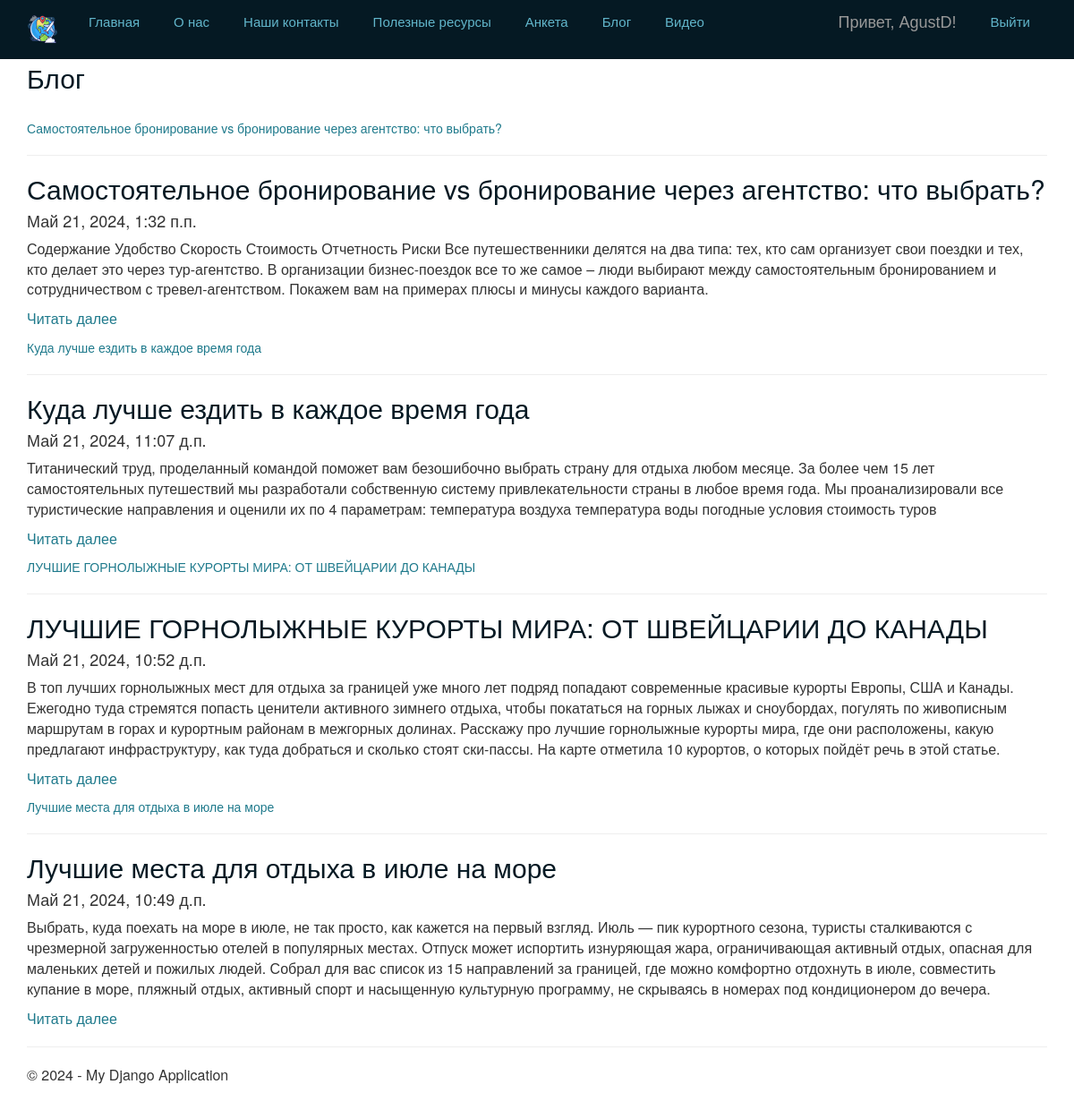
Page /blog/ (signed in) on the committed database.
### app/models.py (models this page shows, shortened)
class Blog(models.Model):
    title = models.CharField(max_length=100, unique=True, verbose_name="Заголовок")
    description = models.TextField(verbose_name="Краткое содержание")
    content = models.TextField(verbose_name="Полное содержание")
    posted = models.DateTimeField(default=datetime.now, db_index=True, verbose_name="Опубликована")
    author = models.ForeignKey(User, null=True, blank=True, on_delete=models.SET_NULL, verbose_name="Автор")
    image = models.FileField(default='temp.jpg', verbose_name="Путь к картинке")
    class Meta:
        ordering = ["-posted"]
        verbose_name = "статья блога"
        verbose_name_plural = "статьи блога"

### app/views.py (the view)
# urls.py: path('blog/', views.blog, name='blog'),
def blog(request):
    assert isinstance(request, HttpRequest)
    posts = Blog.objects.all()  # запрос на выбор всех статей блога из модели
    return render(
        request,
        'app/blog.html',
        {
            'title': 'Блог',
            'posts': posts,  # передача списка статей в шаблон веб-страницы
            'year': datetime.now().year,
        }
    )

### app/templates/app/blog.html
{% extends "app/layout.html" %}
{% block content %}
<h2>{{ title }}</h2>
<br />
{% for post in posts %}
<a href="{% url 'blogpost' parametr=post.id %}">{{ post.title }}</a>
<hr />
<div class="">
    <h2> {{post.title}} </h2>
    <h4> {{post.posted}} </h4>
    <p> {{post.description}} </p>
    <p><a href="{% url 'blogpost' parametr=post.id %}"> Читать далее </a> </p>
</div>
{% endfor %}
{% endblock %}

### app/templates/app/loginpartial.html (shortened to what this page needs)
﻿{% if user.is_authenticated %}
<form id="logoutForm" action="/logout/" method="post" class="navbar-right">
    <ul class="nav navbar-nav navbar-right">
        <li><span class="navbar-brand">Привет, {{ user.username }}!</span></li>
        <li><a href="javascript:document.getElementById('logoutForm').submit()">Выйти</a></li>
    </ul>
</form>
{% else %}
<ul class="nav navbar-nav navbar-right">
    <li><a href="{% url 'login' %}">Войти</a></li>
</ul>
{% endif %}

### app/static/app/content/site.css (style rules this page uses)
body { padding-top: 50px; padding-bottom: 20px; }

### app/templates/app/layout.html (style rules this page uses)
.navbar-inverse .navbar-nav { text-align: center; }
.navbar-inverse .navbar-nav > li { display: inline-block; margin: 0 4px; }
.navbar-inverse .navbar-nav > li > a { color: #62b6cb; }
h1, h2, h3 { color: #051923; }
p { font-size: 16px; }
a { text-decoration: none; color: #1f7a8c; }

### rows in the picture
Blog: title "Самостоятельное бронирование vs бронирование через агентство: что выбрать?", posted "Май 21, 2024, 1:32 п.п.", description "Содержание Удобство Скорость Стоимость Отчетность Риски Все путешественники делятся на два типа: тех, кто сам организует свои поездки и тех, кто делает это через тур-агентство. В организации бизнес-поездок все то же самое – люди выбирают между самостоятельным бронированием и сотрудничеством с тревел-агентством. Покажем вам на примерах плюсы и минусы каждого варианта."
Blog: title "Куда лучше ездить в каждое время года", posted "Май 21, 2024, 11:07 д.п.", description "Титанический труд, проделанный командой поможет вам безошибочно выбрать страну для отдыха любом месяце. За более чем 15 лет самостоятельных путешествий мы разработали собственную систему привлекательности страны в любое время года. Мы проанализировали все туристические направления и оценили их по 4 параметрам: температура воздуха температура воды погодные условия стоимость туров"
Blog: title "ЛУЧШИЕ ГОРНОЛЫЖНЫЕ КУРОРТЫ МИРА: ОТ ШВЕЙЦАРИИ ДО КАНАДЫ", posted "Май 21, 2024, 10:52 д.п.", description "В топ лучших горнолыжных мест для отдыха за границей уже много лет подряд попадают современные красивые курорты Европы, США и Канады. Ежегодно туда стремятся попасть ценители активного зимнего отдыха, чтобы покататься на горных лыжах и сноубордах, погулять по живописным маршрутам в горах и курортным районам в межгорных долинах. Расскажу про лучшие горнолыжные курорты мира, где они расположены, какую предлагают инфраструктуру, как туда добраться и сколько стоят ски-пассы. На карте отметила 10 курортов, о которых пойдёт речь в этой статье."
Blog: title "Лучшие места для отдыха в июле на море", posted "Май 21, 2024, 10:49 д.п.", description "Выбрать, куда поехать на море в июле, не так просто, как кажется на первый взгляд. Июль — пик курортного сезона, туристы сталкиваются с чрезмерной загруженностью отелей в популярных местах. Отпуск может испортить изнуряющая жара, ограничивающая активный отдых, опасная для маленьких детей и пожилых людей. Собрал для вас список из 15 направлений за границей, где можно комфортно отдохнуть в июле, совместить купание в море, пляжный отдых, активный спорт и насыщенную культурную программу, не скрываясь в номерах под кондиционером до вечера."

### other values in the picture
{{ user.username }} "AgustD"
{{ title }} "Блог"
